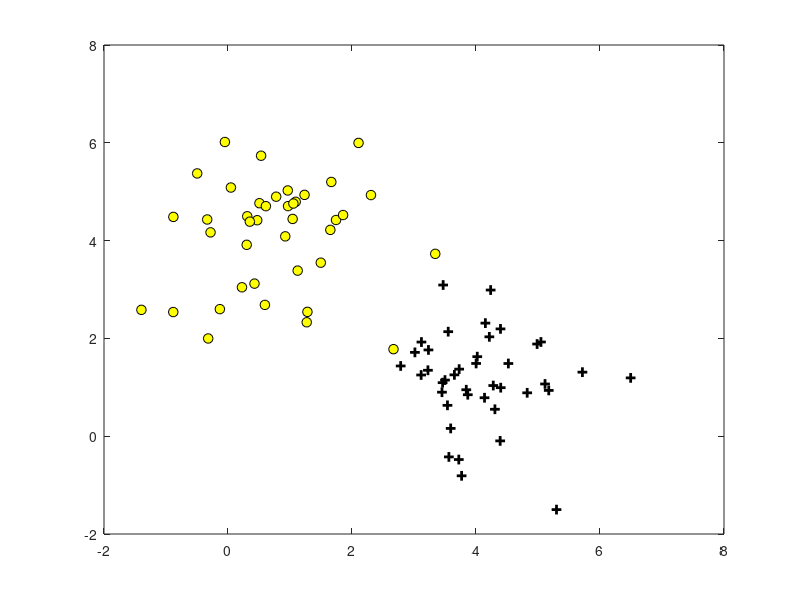

This chart was generated by the following MATLAB code: (Note: this script raises an error after producing the figure.)
clear
close all
addpath([pwd '\minFunc'])

x0 = [1 4]';
x1 = [4 1]';

X0 = [];
X1 = [];
for i = 1:40
    X0 = [X0 normrnd(x0, 1)];
    X1 = [X1 normrnd(x1, 1)];
end
X = [X0 X1]';
y = [-ones(size(X0, 2), 1); ones(size(X1, 2), 1)];
% save data X0 X1 X y

plot(X0(1, :),X0(2, :), 'ko', 'MarkerFaceColor', 'y', 'MarkerSize', 7);
hold on
plot(X1(1, :),X1(2, :), 'k+','LineWidth', 2, 'MarkerSize', 7);

lambda = 0.01;
w = svm5step(X, y, lambda)
k = -w(2) / w(3); b = -w(1) / w(3);
h = refline(k, b); % 已知斜率w 截距b 画直线
set(h, 'Color', 'r')

b = -(w(1) + 1) / w(3);
h = refline(k, b); % 已知斜率w 截距b 画直线 
b = -(w(1) - 1) / w(3);
h = refline(k, b); % 已知斜率w 截距b 画直线 
title(['5 steps Linear-SVM: \lambda = ' num2str(lambda)] )



